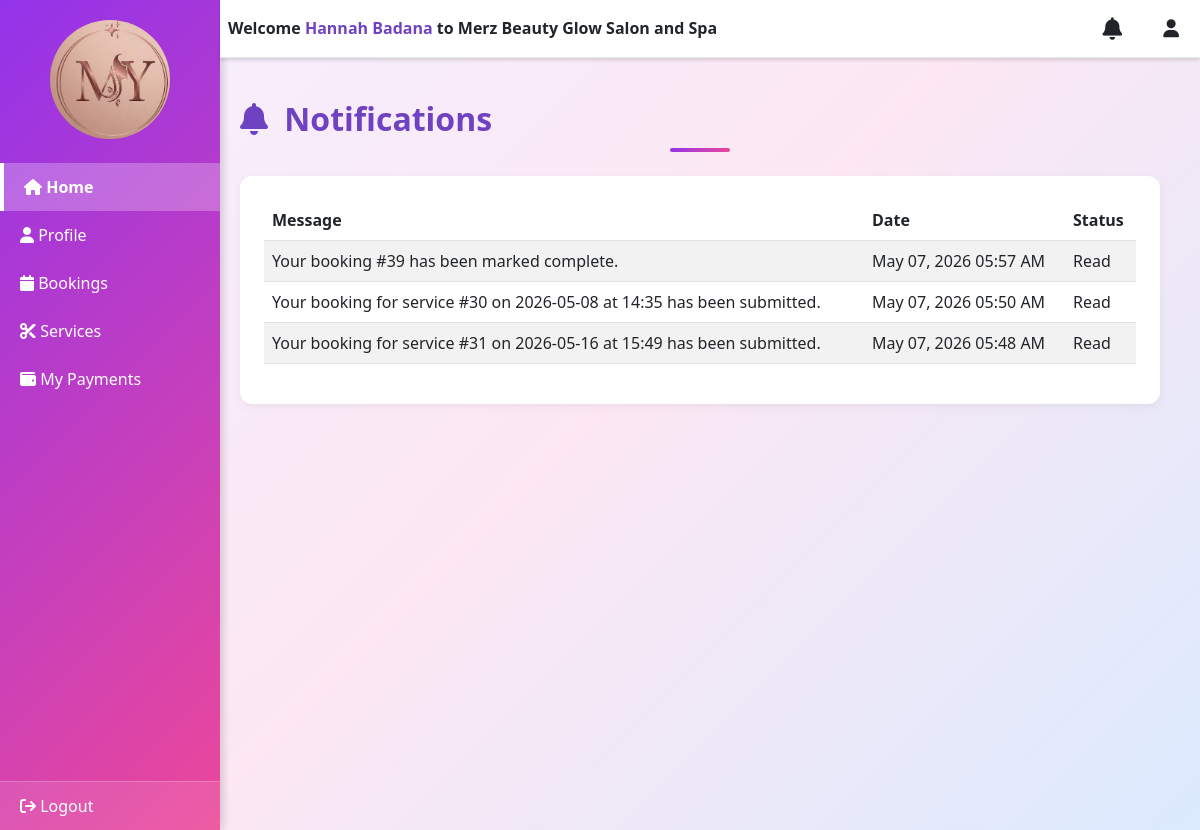
The app's page /customer/customer_dashboard.php?page=notifications (signed in) with its own data.
### tables this page shows
CREATE TABLE `customers` (
  `id` int(11) NOT NULL,
  `full_name` varchar(100) NOT NULL,
  `email` varchar(100) NOT NULL,
  `password` varchar(255) NOT NULL,
  `phone` varchar(20) DEFAULT NULL,
  `profile_pic` varchar(255) DEFAULT NULL,
  `created_at` timestamp NOT NULL DEFAULT current_timestamp(),
  `reset_code` varchar(10) DEFAULT NULL
);

CREATE TABLE `notifications` (
  `id` int(11) NOT NULL,
  `content` varchar(255) NOT NULL,
  `is_read` tinyint(1) DEFAULT 0,
  `created_at` timestamp NOT NULL DEFAULT current_timestamp(),
  `sender_id` int(11) NOT NULL,
  `sender_role` enum('customer','admin') NOT NULL,
  `receiver_id` int(11) NOT NULL,
  `receiver_role` enum('customer','admin') NOT NULL,
  `type` varchar(50) NOT NULL
);

### customer/notifications.php (the view, shortened to what this page needs)
<?php
require_once __DIR__ . "/../includes/db.php";
$email = $_SESSION['customer'];
$stmt = $conn->prepare("SELECT id, full_name FROM customers WHERE email = :email LIMIT 1");
$stmt->execute([':email' => $email]);
$customer = $stmt->fetch(PDO::FETCH_ASSOC);
$customer_id = $customer['id'];
$stmt = $conn->prepare("
    SELECT content, created_at, is_read
    FROM notifications
    WHERE receiver_id = :cid AND receiver_role = 'customer'
    ORDER BY created_at DESC
");
$stmt->execute([':cid' => $customer_id]);
$notifications = $stmt->fetchAll(PDO::FETCH_ASSOC);
?>
<!DOCTYPE html>
<html lang="en">
<head>
  <link href="https://cdn.jsdelivr.net/npm/bootstrap@5.3.0/dist/css/bootstrap.min.css" rel="stylesheet">
  <link rel="stylesheet" href="https://cdnjs.cloudflare.com/ajax/libs/font-awesome/6.5.0/css/all.min.css">
</head>
<body class="dash-body">
<div class="admin-container">
  <?php include("includes/sidebar.php"); ?>
  <div class="main-content">
    <?php include("includes/topbar.php"); ?>
    <h3 class="section-title mb-4"><i class="fa fa-bell me-2"></i> Notifications</h3>
    <div class="content mt-3">
      <div class="dashboard-card p-4">
        <?php if ($notifications): ?>
          <table class="table table-striped">
            <thead>
              <tr>
                <th>Message</th>
                <th>Date</th>
                <th>Status</th>
              </tr>
            </thead>
            <tbody>
              <?php foreach ($notifications as $notif): ?>
                <tr class="<?= $notif['is_read'] ? '' : 'table-warning' ?>">
                  <td><?= htmlspecialchars($notif['content']) ?></td>
                  <td><?= date("M d, Y h:i A", strtotime($notif['created_at'])) ?></td>
                  <td><?= $notif['is_read'] ? 'Read' : 'Unread' ?></td>
                </tr>
              <?php endforeach; ?>
            </tbody>
          </table>
        <?php else: ?>
          <p class="text-muted text-center">No notifications yet.</p>
        <?php endif; ?>
      </div>
    </div>
  </div>
</div>
</body>
</html>

### customer/includes/topbar.php (shortened to what this page needs)
<div class="topbar d-flex justify-content-between align-items-center p-2 shadow-sm bg-white">
  <h5 class="mb-0 text-dark fw-semibold">
    Welcome <span class="fw-bold text-purple"><?= htmlspecialchars($customer_name) ?></span>
    to Merz Beauty Glow Salon and Spa
  </h5>
  <div class="d-flex align-items-center gap-3">
    <a href="customer_dashboard.php?page=notifications" class="text-decoration-none position-relative" data-bs-toggle="tooltip" title="Notifications">
      <i class="fa fa-bell fa-lg text-dark"></i>
    </a>
    <a href="profile.php" class="btn btn-link" data-bs-toggle="tooltip" title="Profile">
      <i class="fa fa-user text-dark"></i>
    </a>
  </div>
</div>

### assets/css/style.css (style rules this page uses)
body { margin: 0; font-family: -apple-system, BlinkMacSystemFont, 'Segoe UI', Roboto, Arial, sans-serif; background: linear-gradient(135deg, #f5f0ff, #fce7f3, #dbeafe); min-height: 100vh; }
.text-purple { color: #9333ea; }
.section-title { font-size: 32px; font-weight: 700; color: #9333ea; position: relative; }
.section-title::after { content: ""; display: block; width: 60px; height: 4px; background: linear-gradient(135deg, #9333ea, #ec4899); margin: 10px auto 0; border-radius: 2px; }
.dashboard-card { border: none; border-radius: 12px; overflow: hidden; margin-bottom: 1.5rem; box-shadow: 0 6px 20px rgba(0,0,0,0.08); }
.dash-body .main-content { margin-left: 220px; padding: 20px; margin-top: 60px; }
.dash-body .topbar { position: fixed; top: 0; left: 220px; right: 0; z-index: 1000; background: #fff; padding: 12px 20px; border-bottom: 1px solid #e5e7eb; display: flex; justify-content: space-between; align-items: center; box-shadow: 0 2px 6px rgba(0,0,0,0.05); }
.dash-body .topbar h5 { margin: 0; font-size: 16px; font-weight: 600; color: #9333ea; }
.dash-body .topbar .btn-link, .dash-body .topbar a { color: #6b7280; margin-left: 12px; font-size: 18px; transition: color 0.3s; }
.text-purple { color: #6f42c1 !important; }
.dashboard-card { border-radius: 10px; background: #fff; }
.section-title { font-size: 2rem; font-weight: 700; color: #6f42c1; }

### customer/notifications.php (style rules this page uses)
body { background: linear-gradient(135deg, #f5f0ff, #fce7f3, #dbeafe);; font-family: 'Segoe UI', sans-serif; }
.dashboard-card { border-radius: 12px; box-shadow: 0 3px 10px rgba(0,0,0,0.05); width: 100%; }
.main-content { margin-left: 100px; padding: 20px; margin-top: 30px; }
.btn { border-radius: 8px; font-weight: 500; }
.dash-body .main-content { margin-left: 100px; padding: 20px; margin-top: 30px; }

### records on screen
customers: full_name "Hannah Badana"
notifications: content "Your booking #39 has been marked complete.", created_at "May 07, 2026 05:57 AM", is_read "Read"
notifications: content "Your booking for service #30 on 2026-05-08 at 14:35 has been submitted.", created_at "May 07, 2026 05:50 AM", is_read "Read"
notifications: content "Your booking for service #31 on 2026-05-16 at 15:49 has been submitted.", created_at "May 07, 2026 05:48 AM", is_read "Read"
